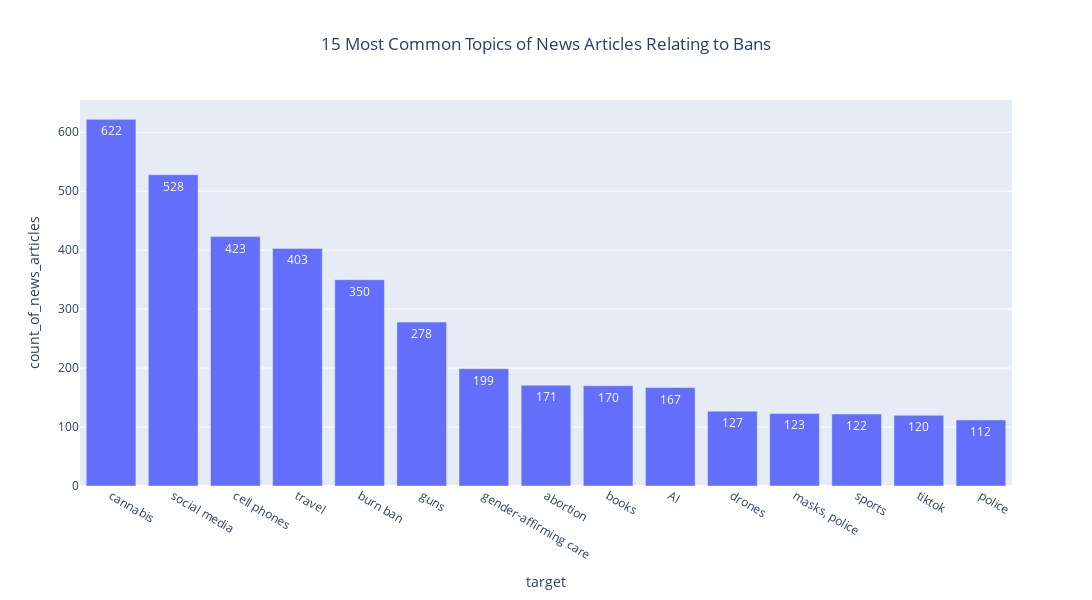

This figure's notebook cell:
### Code cell
print('earliest date:',pd.to_datetime(df['alert_date'],utc=True).max())
print('latest date:',pd.to_datetime(df['alert_date'], utc=True).min())
# Step 1: Aggregate unique datasources and states per target, remove duplicates
hover_df = df.groupby("target").agg(
    count_of_news_articles=("target", "count"),
    datasources=("datasource", lambda x: ", ".join(sorted(set(x)))),
    states=("state", lambda x: ", ".join(sorted(set(x))))
).reset_index()

top_n = 15
# Step 2: Keep top 15 by count
hover_df = hover_df.sort_values("count_of_news_articles", ascending=False).head(top_n)

# Step 3: Plot histogram with hover data
fig = px.bar(
    hover_df,
    title=f"{top_n} Most Common Topics of News Articles Relating to Bans",
    x="target",
    y="count_of_news_articles",
    hover_data={
        "datasources": True,
        "states": True,
        "count_of_news_articles": True,
        "target": False
    },
    text="count_of_news_articles",
    height=600,
    width=1200
)
fig.update_layout(
    title_x=0.5
)
